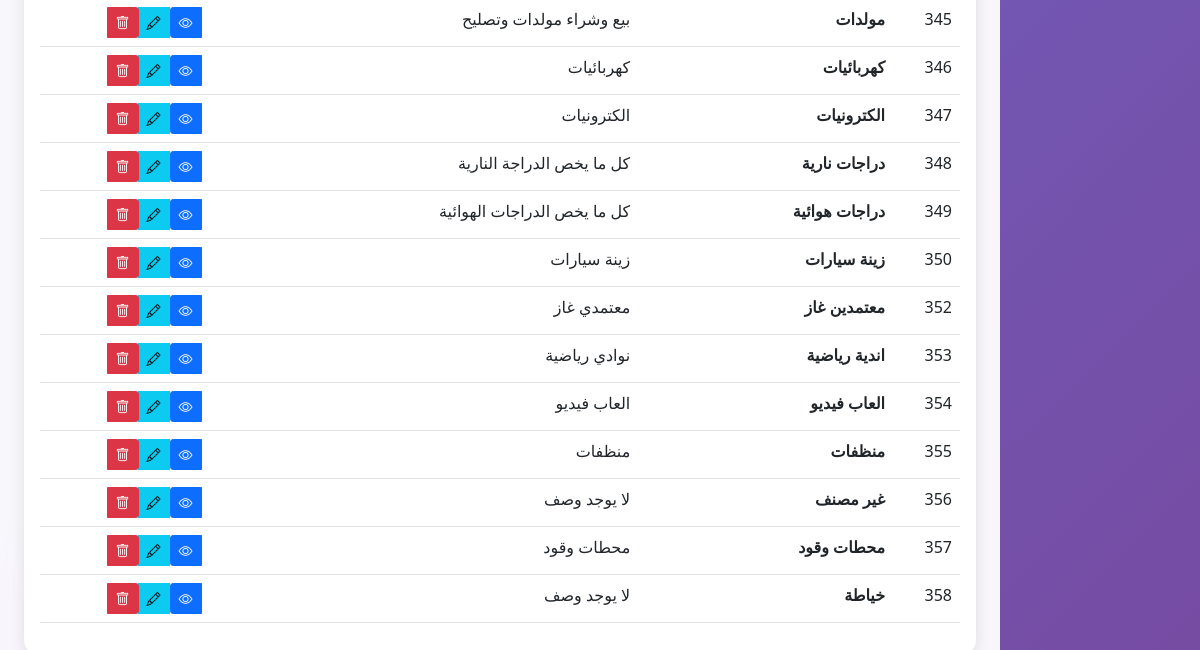
Page /admin/categories (signed in, lower part) on the earlier database version.
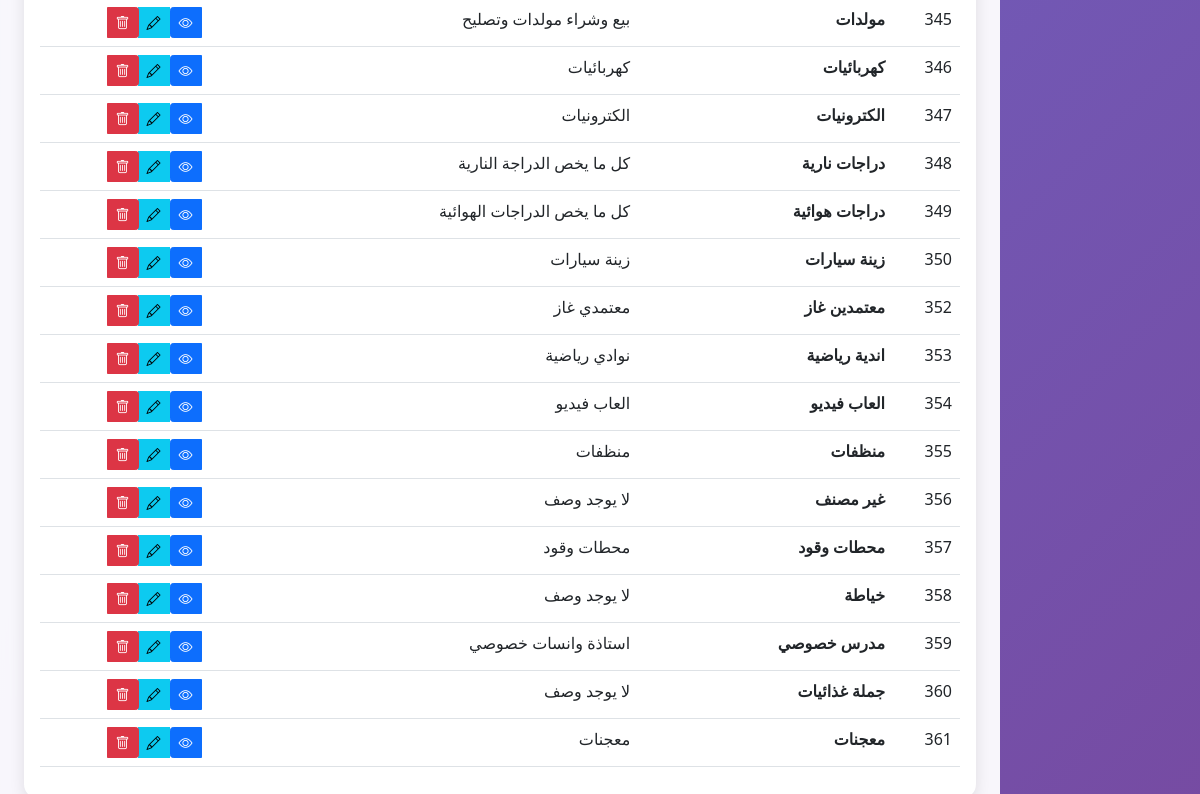
Same page on the later database version.
### tables this page shows
CREATE TABLE categories (
            id INTEGER PRIMARY KEY AUTOINCREMENT,
            name TEXT NOT NULL,
            description TEXT
        );

### app.py (the view)
@app.route('/admin/categories')
def admin_categories():
    if 'user_id' not in session or not session.get('is_admin'):
        flash('ليس لديك صلاحية للوصول لهذه الصفحة', 'error')
        return redirect(url_for('index'))
    conn = sqlite3.connect('hussainiya_stores.db')
    cursor = conn.cursor()
    cursor.execute('SELECT * FROM categories ORDER BY id')
    categories = cursor.fetchall()
    conn.close()
    return render_template('admin_categories.html', categories=categories)

### app.py (called while the page is built, shortened)
@app.before_request
def check_maintenance_mode():
    if request.endpoint and (request.endpoint.startswith('admin_') or
                           request.endpoint == 'login' or
                           request.endpoint == 'logout' or
                           request.endpoint == 'register' or
                           request.endpoint == 'welcome' or
                           request.endpoint == 'save_settings'):
        return

### templates/admin_categories.html (shortened to what this page needs)
<!DOCTYPE html>
<html lang="ar" dir="rtl">
<head>
    <link href="https://cdn.jsdelivr.net/npm/bootstrap@5.1.3/dist/css/bootstrap.min.css" rel="stylesheet">
    <link href="https://cdn.jsdelivr.net/npm/bootstrap-icons@1.7.2/font/bootstrap-icons.css" rel="stylesheet">
</head>
<body>
    <div class="row g-0">
        <div class="col-md-2">
        </div>
        <div class="col-md-10">
            <div class="admin-content p-4">
                <div class="card">
                    <div class="card-body">
                        {% if categories %}
                        <div class="table-responsive">
                            <table class="table table-hover">
                                <tbody>
                                    {% for category in categories %}
                                    <tr>
                                        <td>{{ category[0] }}</td>
                                        <td><strong>{{ category[1] }}</strong></td>
                                        <td>{{ category[2] or 'لا يوجد وصف' }}</td>
                                        <td>
                                            <div class="btn-group" role="group">
                                                <a href="{{ url_for('admin_category_details', category_id=category[0]) }}"
                                                   class="btn btn-primary btn-sm">
                                                    <i class="bi bi-eye"></i>
                                                </a>
                                                <button class="btn btn-info btn-sm" data-bs-toggle="modal"
                                                        data-bs-target="#editCategoryModal{{ category[0] }}">
                                                    <i class="bi bi-pencil"></i>
                                                </button>
                                                <a href="{{ url_for('delete_category', category_id=category[0]) }}"
                                                   class="btn btn-danger btn-sm"
                                                   onclick="return confirm('هل تريد حذف هذا التصنيف؟')">
                                                    <i class="bi bi-trash"></i>
                                                </a>
                                            </div>
                                        </td>
                                    </tr>
                                    {% endfor %}
                                </tbody>
                            </table>
                        </div>
                        {% else %}
                        <div class="text-center py-5">
                            <i class="bi bi-tags" style="font-size: 3rem; color: #ccc;"></i>
                            <h5 class="mt-3 text-muted">لا توجد تصنيفات</h5>
                        </div>
                        {% endif %}
                    </div>
                </div>
            </div>
        </div>
    </div>
</body>
</html>

Differences in the rows shown:
added categories: id "359", name "مدرس خصوصي", description "استاذة وانسات خصوصي"
added categories: id "360", name "جملة غذائيات", description "لا يوجد وصف"
added categories: id "361", name "معجنات", description "معجنات"
